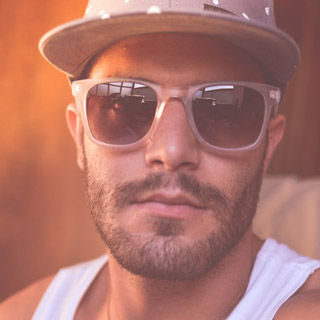
#> input picture source/frontend/assets/img/1.jpg, 320 x 320 px; its folder holds only this picture in this run
$ python -i segmentation.py   (imports and definitions only)
#> lines starting #> are read from the running program, lines starting #| are printed output that depends on the picture; after the words box and inside, x2 and y2 are one past the last pixel; in counts of white or black regions, pixels touching at a corner belong together
import os
from collections import namedtuple
from random import randint

import cv2
import numpy as np
import pandas as pd
import tqdm

from PIL import Image


# [248 lines left out: functions area, create_collision_matrix, create_rect_list, create_workdirs, cropping_colliding_together, cropping and 6 more, not called in this run]


def threshold_image(image_path):
    """
    Threshold the image using otsu algorithm, to separate the foreground from the background.
    This works as (foreground-background segmentation)
    :param image_path: full path the object image.
    :return: the image, and the threholded image
    """
#> called with image_path = '../../frontend/assets/img/1.jpg'
    image = cv2.imread(image_path)
#> image is the input picture: shape (320, 320, 3); mean B, G, R 107, 115.9, 174.8
    image = cv2.cvtColor(image, cv2.COLOR_BGR2RGB)
    cv2.imshow("image", cv2.resize(image, (960, 540)))
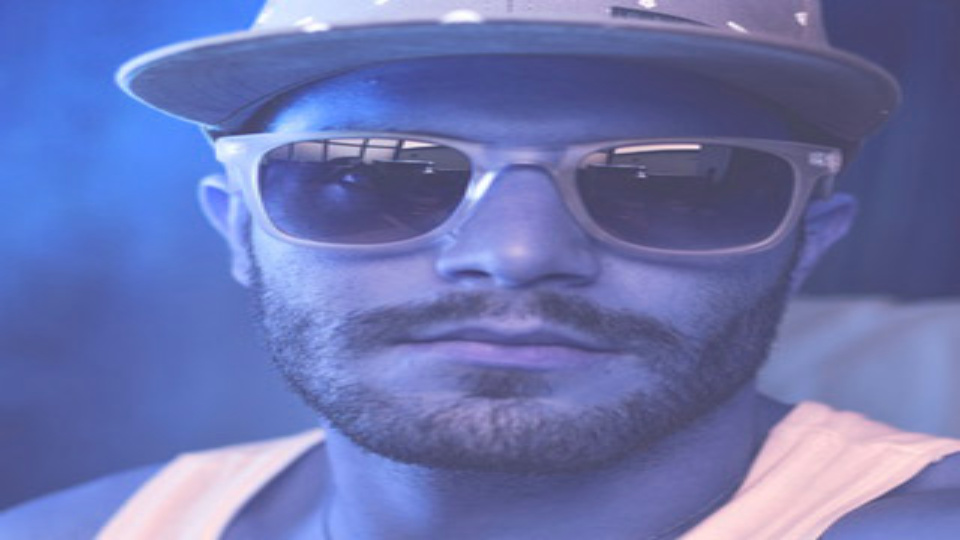
#> window 'image': shape (540, 960, 3); mean B, G, R 174.7, 115.8, 106.9
    cv2.waitKey(0)

    gray = cv2.cvtColor(image, cv2.COLOR_BGR2GRAY)
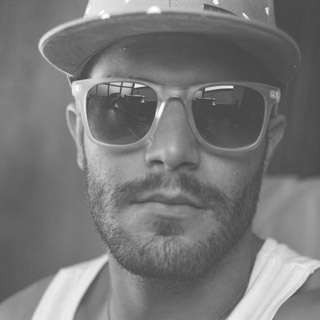
#> gray: shape (320, 320); min 62, max 255, mean 120
    threshold_value, threshold_image = cv2.threshold(gray, 0, 255, cv2.THRESH_BINARY_INV+cv2.THRESH_OTSU)
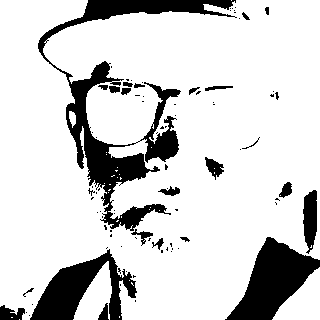
#> threshold_image: shape (320, 320); 82.7% white; 87 black regions (64 under 20 px), largest, box (x1, y1, x2, y2) and area: (38, 0, 237, 231) 8243, (225, 237, 320, 320) 3867, (30, 249, 137, 320) 3258
#> threshold_value = 146
    max_threshold_indices = threshold_image >= threshold_value
    min_threshold_indices = threshold_image < threshold_value
    threshold_image[max_threshold_indices] = 1
    threshold_image[min_threshold_indices] = 0

    return image, threshold_image


# [102 lines left out: functions remove_small_regions, otsu_segmentation, not called in this run]


# [20 lines not run here, left out]

>>> result = threshold_image('../../frontend/assets/img/1.jpg')

$ run again, on source/frontend/assets/img/2.jpg
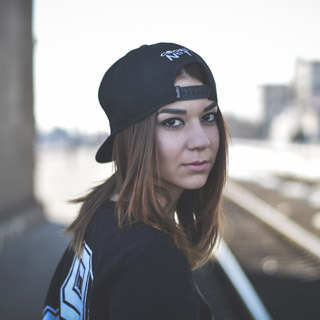
#> input picture source/frontend/assets/img/2.jpg, 320 x 320 px
#> in threshold_image, image is the input picture: shape (320, 320, 3); mean B, G, R 150.3, 148.2, 148.6
#> in threshold_image, `cv2.imshow("image", cv2.resize(image, (960, 540)))`:
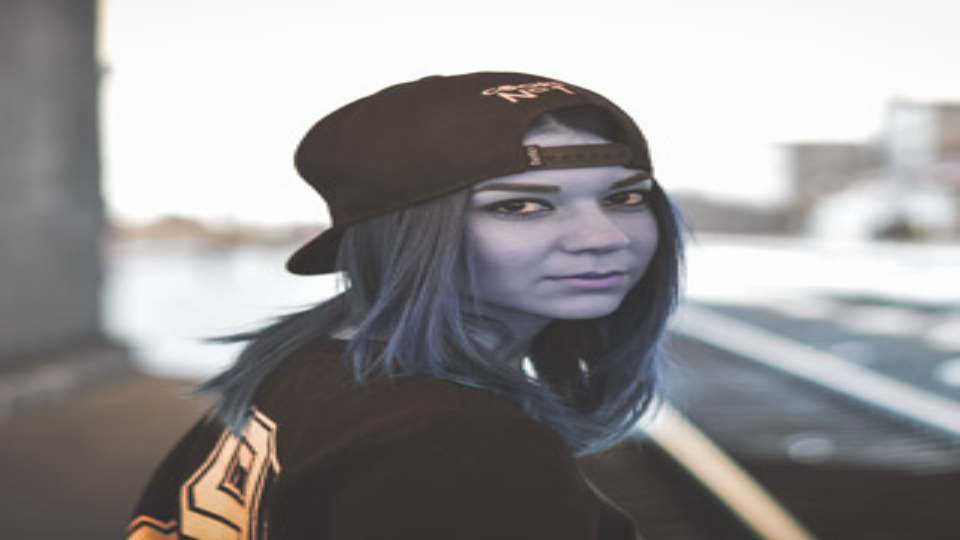
#> window 'image': shape (540, 960, 3); mean B, G, R 148.5, 148.1, 150.3
#> in threshold_image, `threshold_value, threshold_image = cv2.threshold(gray, 0, 255, cv2.THR..`:
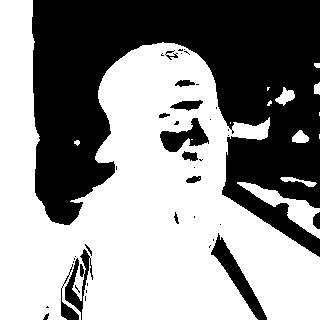
#> threshold_image: shape (320, 320); 57.1% white; 41 black regions (26 under 20 px), largest, box (x1, y1, x2, y2) and area: (32, 0, 320, 257) 40216, (211, 233, 267, 320) 1158, (160, 118, 209, 152) 800
#> threshold_value = 159

$ run again, on source/frontend/assets/img/3.jpg
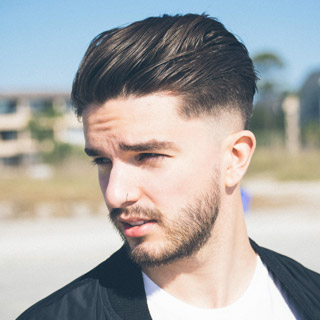
#> input picture source/frontend/assets/img/3.jpg, 320 x 320 px
#> in threshold_image, image is the input picture: shape (320, 320, 3); mean B, G, R 165.8, 167.7, 168.8
#> in threshold_image, `cv2.imshow("image", cv2.resize(image, (960, 540)))`:
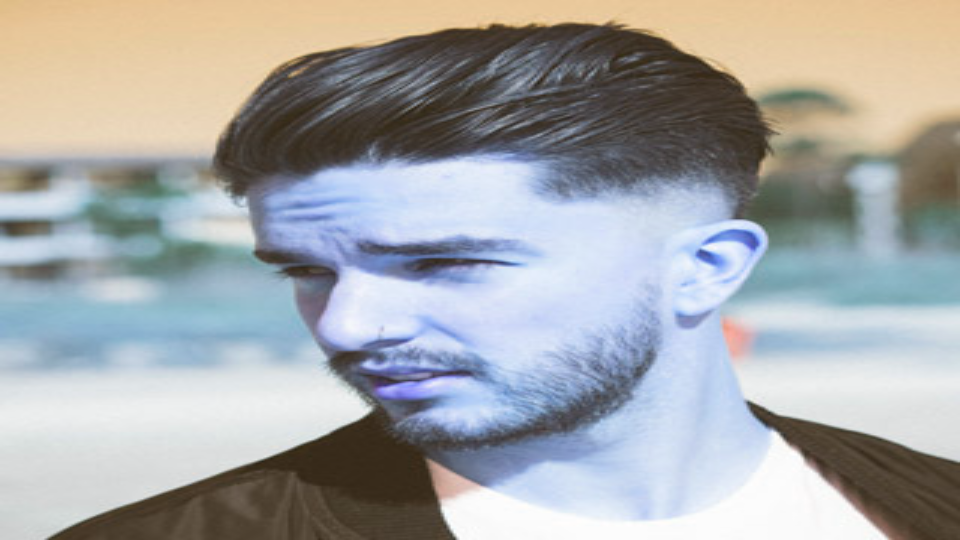
#> window 'image': shape (540, 960, 3); mean B, G, R 168.7, 167.5, 165.6
#> in threshold_image, `threshold_value, threshold_image = cv2.threshold(gray, 0, 255, cv2.THR..`:
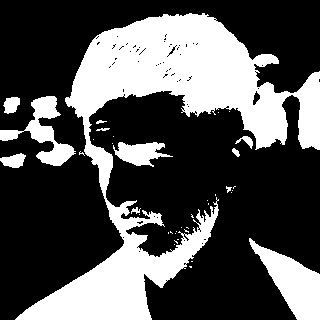
#> threshold_image: shape (320, 320); 32.3% white; 38 white regions (26 under 20 px), largest, box (x1, y1, x2, y2) and area: (15, 13, 320, 320) 27179, (249, 238, 320, 320) 2613, (0, 96, 76, 166) 1689
#> threshold_value = 145

$ run again, on source/frontend/assets/img/N0000044.jpg
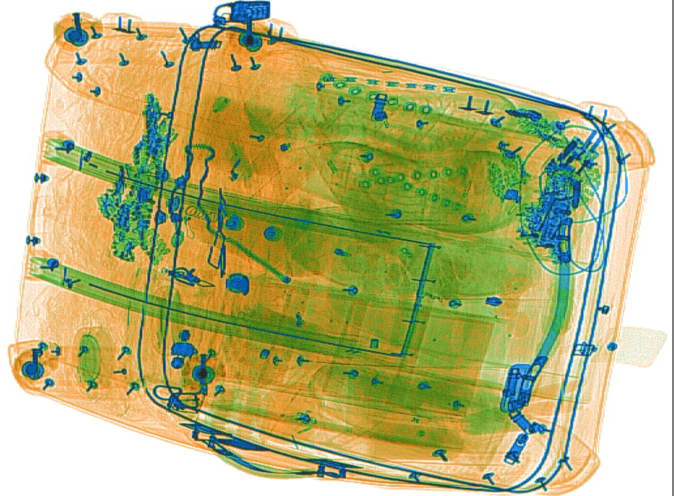
#> input picture source/frontend/assets/img/N0000044.jpg, 1347 x 992 px (shown at 1/2 size)
#> in threshold_image, image is the input picture: shape (992, 1347, 3); mean B, G, R 129.9, 184.2, 184.6
#> in threshold_image, `gray = cv2.cvtColor(image, cv2.COLOR_BGR2GRAY)`:
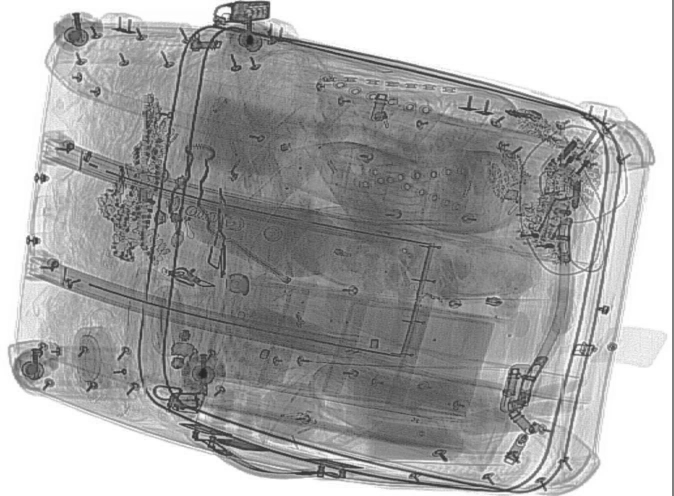
#> gray: shape (992, 1347) (shown at 1/2 size); min 35, max 255, mean 168
#> in threshold_image, `threshold_value, threshold_image = cv2.threshold(gray, 0, 255, cv2.THR..`:
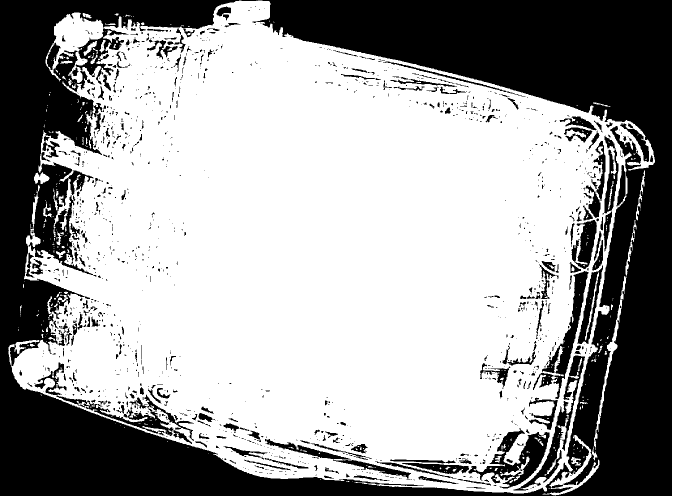
#> threshold_image: shape (992, 1347) (shown at 1/2 size); 63% white; 1317 black regions (1045 under 20 px), largest, box (x1, y1, x2, y2) and area: (0, 0, 1344, 992) 422972, (937, 856, 1099, 977) 6671, (1066, 542, 1177, 798) 5540
#> threshold_value = 182
